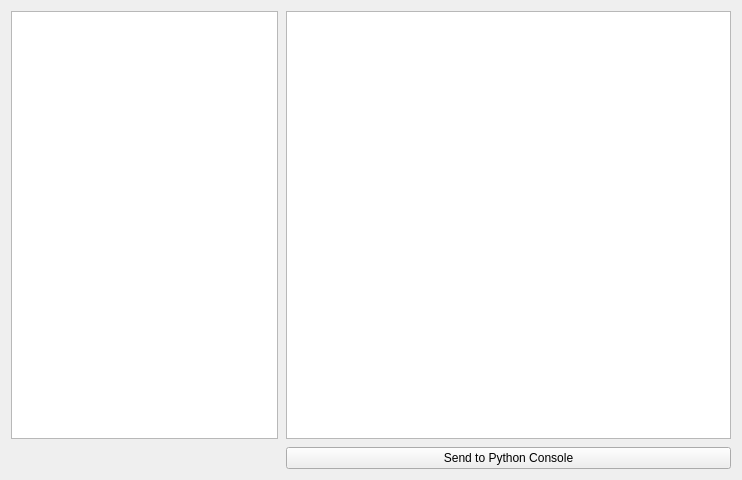
<?xml version="1.0" encoding="UTF-8"?>
<ui version="4.0">
 <class>PythonWizardTestPage</class>
 <widget class="QWizardPage" name="PythonWizardTestPage">
  <property name="geometry">
   <rect>
    <x>0</x>
    <y>0</y>
    <width>742</width>
    <height>480</height>
   </rect>
  </property>
  <property name="sizePolicy">
   <sizepolicy hsizetype="MinimumExpanding" vsizetype="MinimumExpanding">
    <horstretch>1</horstretch>
    <verstretch>1</verstretch>
   </sizepolicy>
  </property>
  <property name="windowTitle">
   <string>PythonWizardTestPage</string>
  </property>
  <layout class="QHBoxLayout" name="horizontalLayout">
   <item>
    <layout class="QGridLayout" name="gridLayout" columnstretch="3,5">
     <property name="sizeConstraint">
      <enum>QLayout::SetNoConstraint</enum>
     </property>
     <property name="spacing">
      <number>8</number>
     </property>
     <item row="0" column="0">
      <widget class="QTextEdit" name="infoText"/>
     </item>
     <item row="0" column="1">
      <widget class="QPlainTextEdit" name="codeEdit">
       <property name="styleSheet">
        <string notr="true">font: 14pt &quot;Courier&quot;;</string>
       </property>
      </widget>
     </item>
     <item row="1" column="1">
      <widget class="QPushButton" name="sendButton">
       <property name="sizePolicy">
        <sizepolicy hsizetype="Expanding" vsizetype="Fixed">
         <horstretch>0</horstretch>
         <verstretch>0</verstretch>
        </sizepolicy>
       </property>
       <property name="text">
        <string>Send to Python Console</string>
       </property>
      </widget>
     </item>
    </layout>
   </item>
  </layout>
 </widget>
 <resources/>
 <connections/>
</ui>
